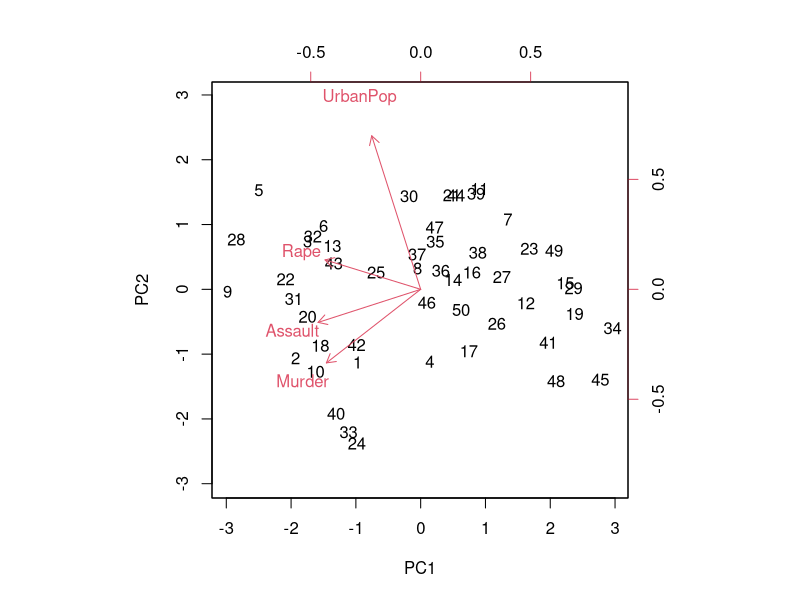
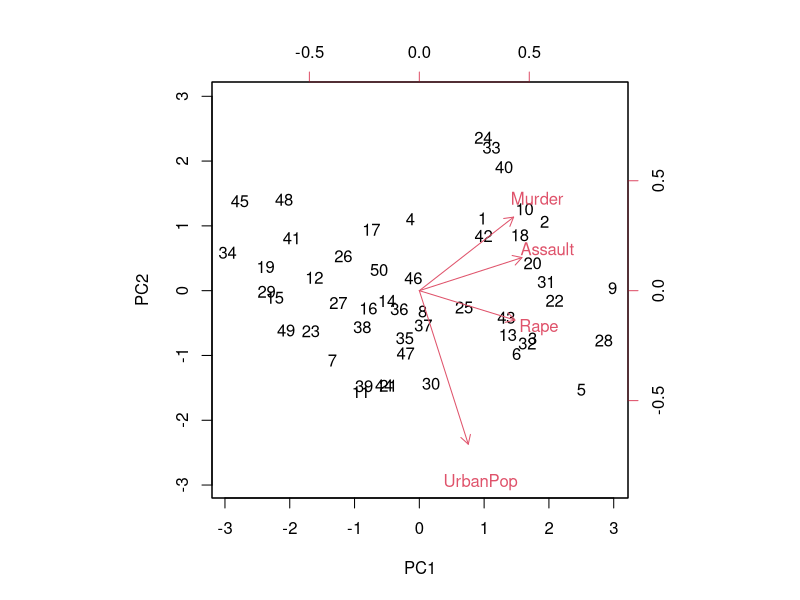
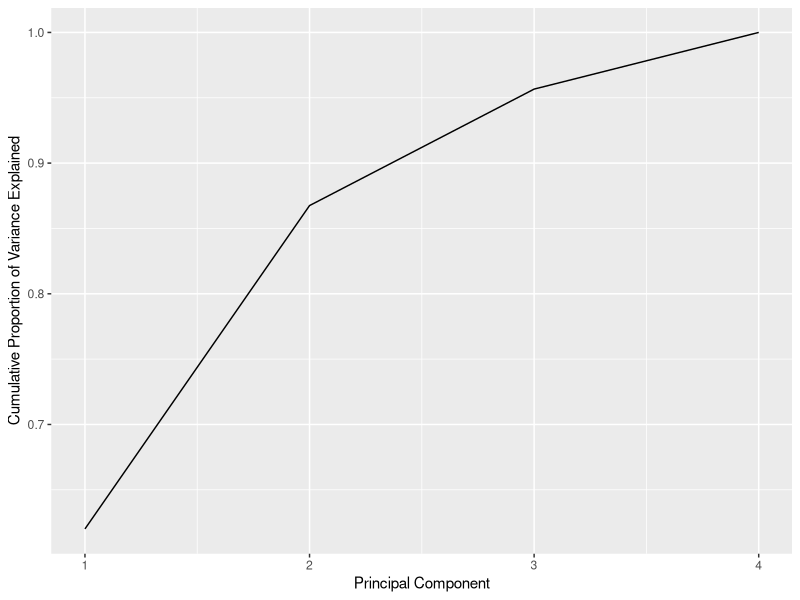
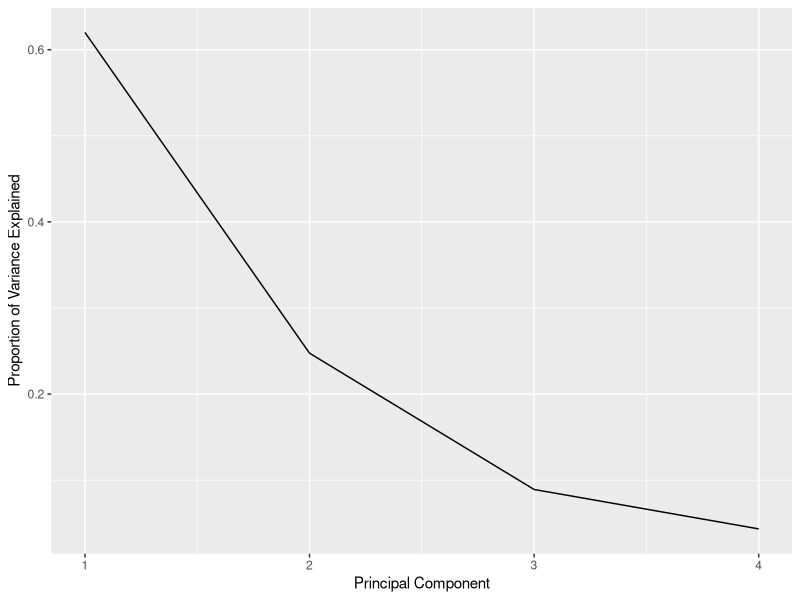

Write the R code that produced these figures, in order.
## ---- chunk 1
library(tidyverse)
## ---- chunk 2
(
us_arrests <- 
  USArrests %>% 
  as_tibble(rownames = "states")
)
## ---- chunk 3
us_arrests %>% 
  summarise_if(is.numeric, mean)
## ---- chunk 4
us_arrests %>% 
  summarise_if(is.numeric, var)
## ---- chunk 5
pr_out <- prcomp(select_if(us_arrests, is.numeric),
                 scale = TRUE)
## ---- chunk 6
names(pr_out)
## ---- chunk 7
pr_out$center
## ---- chunk 8
pr_out$scale
## ---- chunk 9
pr_out$rotation
## ---- chunk 10
biplot(pr_out, scale = 0)
## ---- chunk 11
pr_out$rotation <- -pr_out$rotation
pr_out$x <- -pr_out$x
biplot(pr_out, scale = 0)
## ---- chunk 12
pr_out$sdev
## ---- chunk 13
pr_var <- pr_out$sdev ^2
## ---- chunk 14
pve <- pr_var/sum(pr_var)
pve
## ---- chunk 15
qplot(x = 1:4, y = cumsum(pve), geom = "line") +
  labs(x = "Principal Component",
       y = "Cumulative Proportion of Variance Explained")
## ---- chunk 16
qplot(x = 1:4, y = pve, geom = "line") +
  labs(x = "Principal Component",
       y = "Proportion of Variance Explained")
